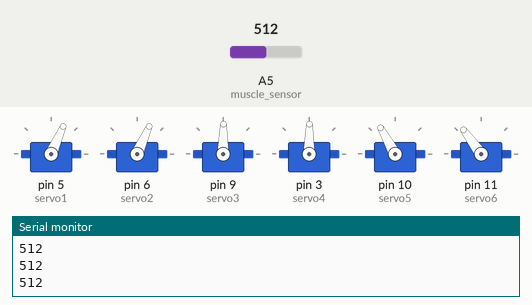
The sketch below on a simulated Arduino Uno, built with avr-gcc and run on an emulated ATmega328P. Shown: 6 × servo, the last lines printed to the serial monitor. The test bench sets the inputs (shaded band); at power-on: A5 (muscle_sensor) = 512.

Above: at 1.2 s.
1.3 s: A5 (muscle_sensor) set to 716
At 2.2 s:
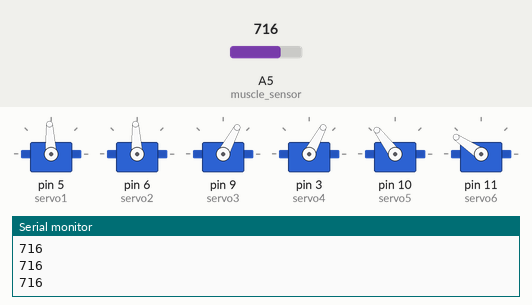
2.8 s: A5 (muscle_sensor) set to 900
At 3.4 s:
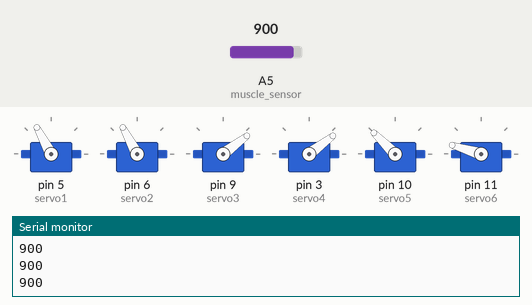
4.3 s: A5 (muscle_sensor) set to 1023
At 4.6 s:
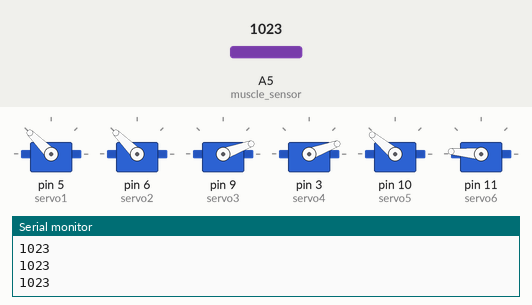
5.8 s: A5 (muscle_sensor) set to 306
At 6.6 s:
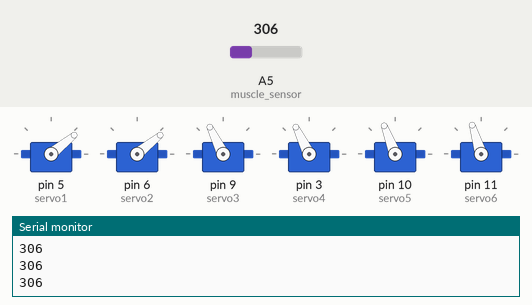
7.3 s: A5 (muscle_sensor) set to 165
At 7.9 s:
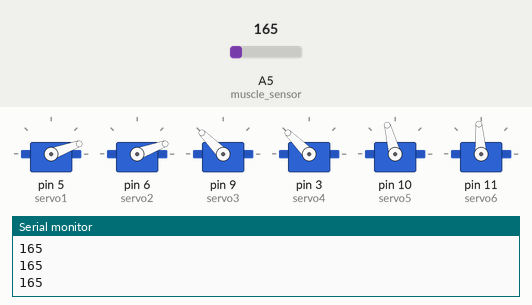
8.8 s: A5 (muscle_sensor) set to 511
At 9.3 s:
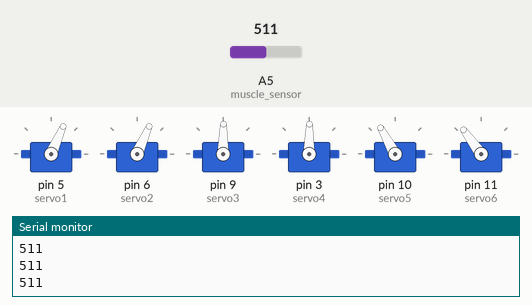
Timing chart, 0 to 11.3 s (numbered marks = the images above; inputs shaded):
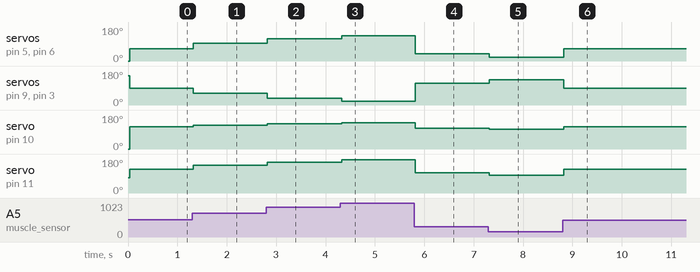

Measured:
- after the input at 1.3 s, servo on pin 5 (servo1), servo on pin 6 (servo2): 66° → 93° at once; servo on pin 9 (servo3), servo on pin 3 (servo4): 89° → 62° at once; servo on pin 10 (servo5): 119° → 127° at once; servo on pin 11 (servo6): 126° → 146° at once
- after the input at 2.8 s, servo on pin 5 (servo1), servo on pin 6 (servo2): 93° → 118° at once; servo on pin 9 (servo3), servo on pin 3 (servo4): 62° → 37° at once; servo on pin 10 (servo5): 127° → 135° at once; servo on pin 11 (servo6): 146° → 163° at once
- after the input at 4.3 s, servo on pin 5 (servo1), servo on pin 6 (servo2): 118° → 135° at once; servo on pin 9 (servo3), servo on pin 3 (servo4): 37° → 20° at once; servo on pin 10 (servo5): 135° → 140° at once; servo on pin 11 (servo6): 163° → 175° at once
- after the input at 5.8 s, servo on pin 5 (servo1), servo on pin 6 (servo2): 135° → 39° at once; servo on pin 9 (servo3), servo on pin 3 (servo4): 20° → 116° at once; servo on pin 10 (servo5): 140° → 111° at once; servo on pin 11 (servo6): 175° → 107° at once
- after the input at 7.3 s, servo on pin 5 (servo1), servo on pin 6 (servo2): 39° → 20° at once; servo on pin 9 (servo3), servo on pin 3 (servo4): 116° → 135° at once; servo on pin 10 (servo5): 111° → 105° at once; servo on pin 11 (servo6): 107° → 94° at once
- after the input at 8.8 s, servo on pin 5 (servo1), servo on pin 6 (servo2): 20° → 66° at once; servo on pin 9 (servo3), servo on pin 3 (servo4): 135° → 89° at once; servo on pin 10 (servo5): 105° → 119° at once; servo on pin 11 (servo6): 94° → 126° at once

The sketch:

Mano_Sensor_Myoware.ino
```cpp
/*
En este programa se mide el valor del sensor muscular que va de 0 a 1023
y este dato se convierte al rango de cada motor. De esta manera conseguimos
las 6 posiciones a partir de un solo valor.
Cuando se flexione la muñeca, el valor medido aumentará y, por tanto,
la mano impresa en 3D se cerrará.

*/
const int muscle_sensor = A5; // Pin connected to voltage divider output

#include <Servo.h>;
Servo servo2;
Servo servo1;
Servo servo3;
Servo servo4;
Servo servo5;
Servo servo6;

unsigned long previousMillis=0;
int pos1=0;
int pos2=0;
int pos3=155;
int pos4=155;
int pos5=0;
int pos6=80;
int sensor=0; //Valor del sensor
void setup()
{
  servo1.attach(5);
  servo2.attach(6);
  servo3.attach(9);
  servo4.attach(3);
  servo5.attach(10);
  servo6.attach(11);

  servo1.write(0);
  servo2.write(0);
  servo3.write(155); //al estar colocados de un lado opuesto
  servo4.write(155); //a los otros dos su giro está invertido
  servo5.write(0);
  servo6.write(80);

  Serial.begin(9600);

  pinMode(muscle_sensor, INPUT);

    previousMillis=millis(); // 5/8/18 a las 21:01
}

void loop()
{  if( millis()-previousMillis >= 30){
    sensor = analogRead(muscle_sensor);

pos1=map(sensor,14,1023,0,135);
    pos2=map(sensor,14,1023,0,135);
    pos3=map(sensor,14,1023,155,20);
    pos4=map(sensor,14,1023,155,20); //el índice tiene problemas paar moverse
                                    //totalmente por lo que aumento el rango
    pos5=map(sensor,14,1023,100,140);
    pos6=map(sensor,14,1023,80,175);

    //añadimos condicionales de contraol para no dañar los servos
    if(pos1>140){
      pos1=140;
      }else if(pos1<0){
        pos1=0;
        }
     if(pos2>140){
      pos2=140;
      }else if(pos2<0){
        pos2=0;
        }
     if(pos3>160){
      pos3=160;
      }else if(pos3<15){
        pos3=15;
        }
      if(pos4>160){
      pos4=160;
      }else if(pos4<10){
        pos4=10;
        }
      if(pos5>140){
        pos5=140;
        }else if(pos5<100){
          pos5=100;
          }
      if(pos6>175){
        pos6=175;
        }else if(pos6<80){
          pos6=80;
          }

    servo1.write(pos1);
    servo2.write(pos2);
    servo3.write(pos3);
    servo4.write(pos4);
    servo5.write(pos5);
    servo6.write(pos6);
    //Envía los datos al Serial Plotter[Desactivado]
    Serial.println(sensor);
 /*   Serial.print(pos1);
    Serial.print(' ');
    Serial.print(pos2);
    Serial.print(' ');
    Serial.print(pos3);
    Serial.print(' ');
    Serial.print(pos4);
    Serial.print(' ');
    Serial.print(pos5);
    Serial.print(' ');
    Serial.println(pos6);
    }*/
   previousMillis=millis();
  }

}
```
